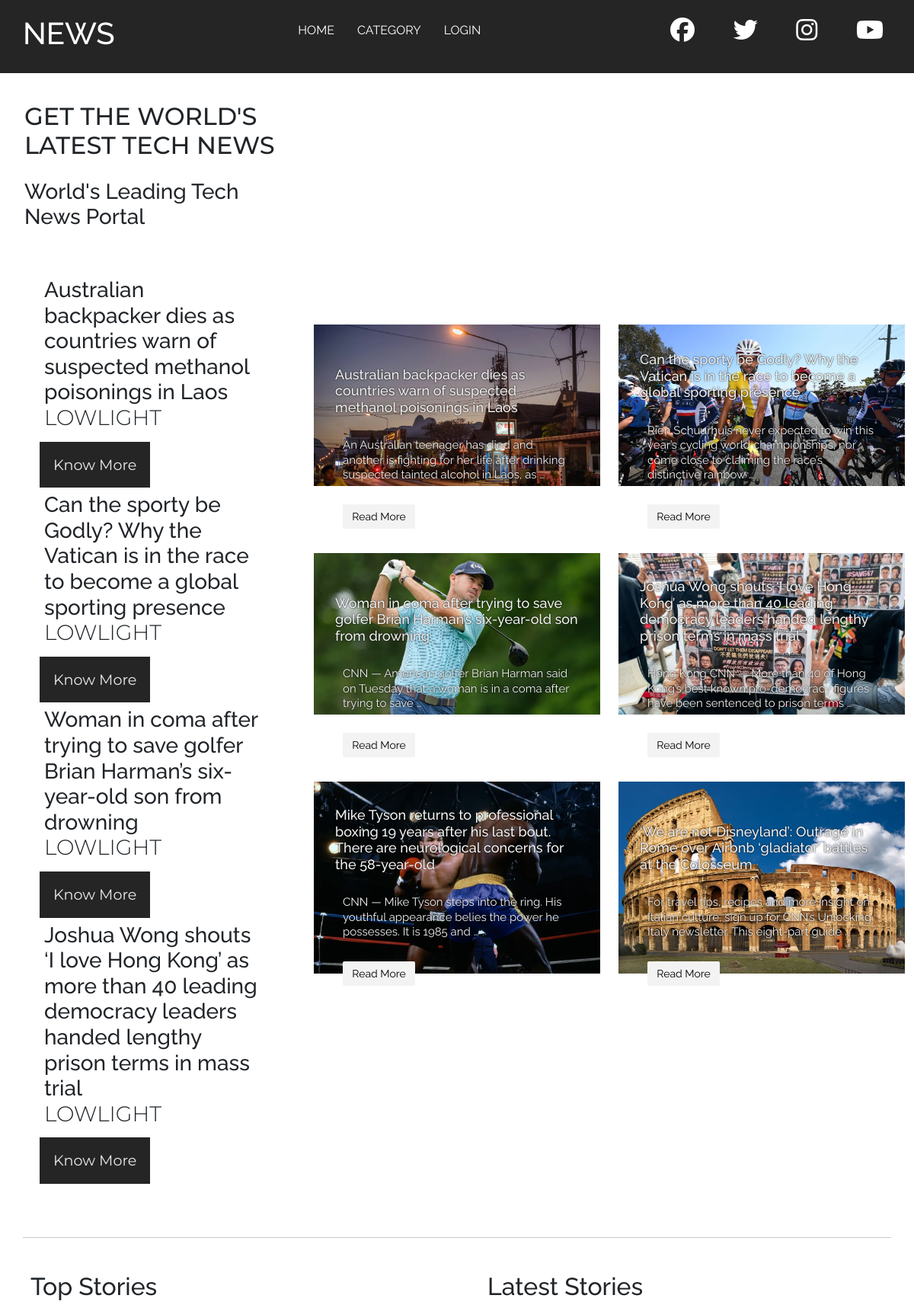
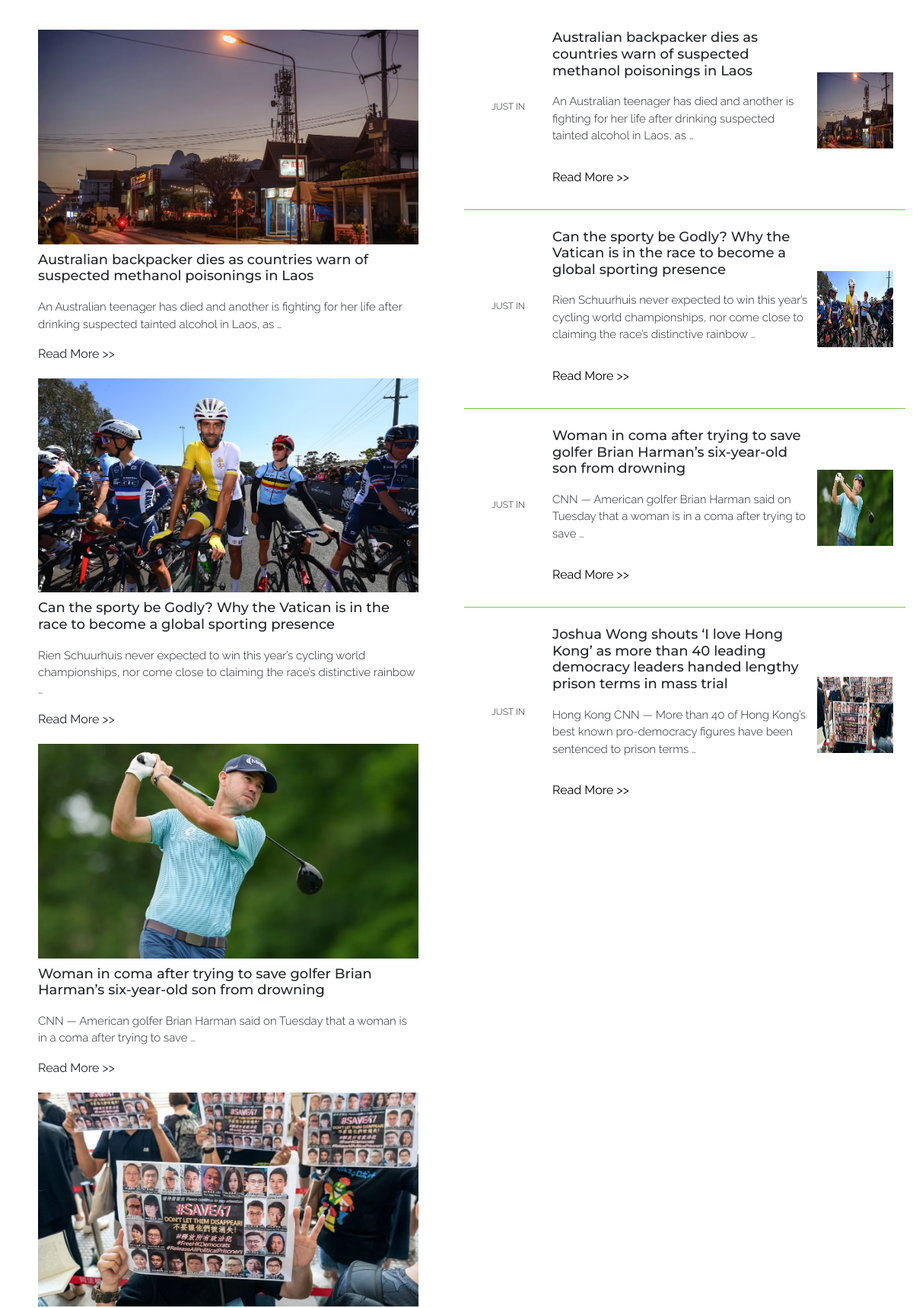
Screenshot of /news/news/ (upper part) with the database file from the repository (2 pictures, top to bottom).
### news/models.py (models this page shows, shortened)
class News(models.Model):
    class Status(models.TextChoices):
        DRAFT = 'DF','Draft'
        PUBLISHED = 'PB','Published'
    author = models.ForeignKey(settings.AUTH_USER_MODEL,on_delete=models.CASCADE,related_name='news_post')
    category = models.ForeignKey(Category,related_name='news',on_delete=models.CASCADE)
    title = models.CharField(max_length=255)
    slug = models.SlugField(max_length=255)
    text = models.TextField()
    publish = models.DateTimeField(default=timezone.now)
    created = models.DateTimeField(auto_now_add=True)
    updated = models.DateTimeField(auto_now=True)
    status = models.CharField(max_length=2,choices=Status.choices,default=Status.DRAFT)
    objects = models.Manager()
    published = PublishedManager()
    class Meta:
        ordering = ['-publish']
        indexes = [
            models.Index(fields=['id','slug']),
            models.Index(fields=['title']),
            models.Index(fields=['-publish']),
        ]

class NewsAttachment(models.Model):
    news = models.ForeignKey(News, related_name='attachments', on_delete=models.CASCADE)
    photo = models.ImageField(upload_to="user/%Y/%m/%d/",blank=True)
    caption = models.CharField(max_length=255, blank=True, null=True)

### news/views.py (the view)
# urls.py: path('news/',views.base,name='base'),
def base(request):
    all_news = News.published.prefetch_related('attachments').all()  # Prefetch attachments for efficiency
    categories = Category.objects.all()
    latest_news = News.published.prefetch_related('attachments').all()[:4]
    return render(request, 'news/base.html', {
        'all_news': all_news,
        'categories': categories,
        'latest_news': latest_news,
    })

### news/models.py (called while the page is built)
    def get_queryset(self) -> models.QuerySet:
        return super().get_queryset().filter(status=News.Status.PUBLISHED)

### news/templates/news/base.html (shortened to what this page needs)
{% load static %}
<!DOCTYPE html>
<html class="no-js">
{% load bootstrap5 %}
{% bootstrap_css %}
<head>
    <link rel="stylesheet" href="{% static 'css/basic.css' %}">
</head>
<body>
    {% block header %}
    <header>
        <div class = "navigation-container">
            <div class = "top-head">
                <div class = "web-name">
                    <h1>NEWS</h1>
                </div>
            </div>
            <div class = "nav-bar" id = "nav-bar">
                <nav>
                    <ul>
                        <li><a href = "{%url "news:base"%}">home</a></li>
                        <li><a href = "{%url "news:news_list"%}" >category</a></li>
                        {%if request.user.is_authenticated %}
                        <li><a href="{% url "account:profile" %}">profile</a></li>
                        <li><a href="{% url "account:logout" %}">logout</a></li>
                        {%else%}
                        <li><a href="{%url "account:login"%}">login</a></li>
                        {%endif%}
                    </ul>
                </nav>
            </div>
            <div class = "social-icons">
                <ul>
                    <li>
                        <a href= "#"><i class = "fab fa-facebook"></i></a>
                    </li>
                    <li>
                        <a href= "#"><i class = "fab fa-twitter"></i></a>
                    </li>
                    <li>
                        <a href= "#"><i class = "fab fa-instagram"></i></a>
                    </li>
                    <li>
                        <a href= "https://www.youtube.com/@TengrinewsTVKZ"><i class = "fab fa-youtube"></i></a>
                    </li>
                </ul>
            </div>
        </div>
    </header>
    {% endblock %}
    {% block content %}
    <section class = "banner">
        <div class = "banner-main-content">
            <h2>GET THE WORLD'S LATEST TECH NEWS</h2>
            <h3>World's Leading Tech News Portal</h3>
            <div class = "current-news-head">
                {% for news in latest_news %}
                <h3>{{ news.title }} <span>{{news.author}}</span></h3>
                <button>
                    <a href="{% url 'news:news_detail' news.id %}">Know More</a>
                </button>
                {% endfor %}
            </div>
        </div>
        <div class = "banner-sub-content">
            {% for news in all_news %}
            <div class = "hot-topic">
                {% with news.attachments.first as attachment %}
                {% if attachment and attachment.photo %}
                <img src="{{ attachment.photo.url }}" alt="{{ attachment.caption }}">
                {%endif%}
                <div class = "hot-topic-content">
                    <h2>{{news.title}}</h2>
                    <p>{{ news.text|truncatewords:20 }}</p>
                    <a  href="{% url 'news:news_detail' news.id %}">Read More</a>
                </div>
            </div>
            {% endwith %}
            {%endfor%}
        </div>
    </section>
    <hr>
    <main>
        <section class = "main-container-left">
            <h2>Top Stories</h2>
            <div class = "container-top-left">
                {% for news in latest_news %}
                {% with news.attachments.first as attachment %}
                {% if attachment and attachment.photo %}
                <article>
                    <img src="{{ attachment.photo.url }}">
                    <div>
                        <h3>{{news.title}}</h3>
                        <p>{{ news.text|truncatewords:20 }}</p>
                        <ahref="{% url 'news:news_detail' news.id %}">Read More <span>>></span></a>
                    </div>
                </article>
                {%endif%}
                {% endwith %}
                {%endfor%}
            </div>
        </section>
        <section class = "main-container-right">
            <h2>Latest Stories</h2>
            {% for news in latest_news %}
            {% with news.attachments.first as attachment %}
            {% if attachment and attachment.photo %}
            <article>
                <h4>just in </h4>
                <div>
                    <h2>{{news.title}}</h2>
                    <p>{{ news.text|truncatewords:20 }}</p>
                    <a href="{% url 'news:news_detail' news.id %}">Read More <span>>></span></a>
                </div>
                <img src="{{ attachment.photo.url }}">
            </article>
            {%endif%}
            {% endwith %}
            {%endfor%}
        </section>
    </main>{% endblock %}
</body>
</html>

### news/static/css/basic.css (style rules this page uses)
* { box-sizing: border-box; padding: 0; margin: 0; }
:root { --heading: 'Montserrat', sans-serif; }
body { font-family: 'Raleway', sans-serif; background: #fff; }
img { width: 100%; }
ul { list-style: none; }
a { text-decoration: none; color: #000; }
hr { width: 95vw; margin: 0 auto; }
.top-head { display: flex; justify-content: space-between; align-items: center; margin: 0 auto; background: #252525; color: #fff; padding: 20px 30px; }
.nav-bar { background: #333; height: 0; overflow: hidden; }
.nav-bar ul li { text-align: center; display: block; padding: 15px 0; transition: all 1s ease-in-out; }
.nav-bar ul li a { color: #fff; text-transform: uppercase; }
.social-icons { display: none; }
.banner { min-height: auto; display: grid; grid-template-columns: 1fr; align-items: center; padding: 30px 0; margin-top: 8px; }
.banner-main-content { padding: 0 2rem; line-height: 1.7; }
.banner-main-content h2 { font-size: 2rem; font-family: var(--heading); }
.banner-main-content h3 { padding: 1rem 0; }
.banner-main-content button { border: none; background: #252525; padding: 14px 18px; font-size: 1.2rem; font-family: 'Montserrat', sans-serif; transition: background 1s ease; }
.banner-main-content button a { color: #f3f3f3f3; transition: color 1s ease; }
.current-news-head { background: #fff; padding: 20px; font-size: 12px; margin: 20px 0; }
.current-news-head h3 { padding: 6px; cursor: pointer; position: relative; }
.current-news-head span { display: block; font-family: var(--heading); font-weight: 300; text-transform: uppercase; }
.hot-topic { overflow: hidden; position: relative; width: 100%; padding: 12px; height: 300px; }
.hot-topic img { display: block; }
.hot-topic-content { position: absolute; bottom: 0; left: 20px; right: 20px; padding: 10px 20px; line-height: 1.3; color: #f3f3f3; }
.hot-topic h2 { padding: 10px 0; font-size: 18px; text-shadow: 0 0 2px #000; }
.hot-topic p { padding: 10px 0; font-size: 15px; text-shadow: 0 0 2px #000; padding: 12px 10px; }
.hot-topic-content a { display: block; background: #f3f3f3; border: none; width: 95px; border-radius: 2px; text-align: center; padding: 7px 10px; font-size: 14px; margin: 10px 0 10px 10px; }
main a { padding: 15px 0; display: block; transition: all 0.5s; }
main span { transition: padding-left 0.5s; }
.main-container-left { padding: 30px 10px; }
.main-container-left > h2 { padding: 15px 0 15px 30px; }
.main-container-left h3 { padding: 10px 0; font-size: 18px; font-family: var(--heading); }
.main-container-left p { font-size: 15px; font-weight: 300; }
.main-container-left article { padding: 10px; }
.container-top-left { padding: 15px 30px; }
.main-container-right { padding: 30px 10px; }
.main-container-right > h2 { padding: 15px 0 15px 30px; }
.main-container-right article { display: grid; grid-template-columns: 1fr 3fr 1fr; padding: 15px 0; border-bottom: 1px solid #7ac64d; }
.main-container-right article:last-child { border-bottom: none; }
.main-container-right img { width: 100px; height: 100px; align-self: center; }
.main-container-right h4 { text-align: center; text-transform: uppercase; font-weight: 300; font-size: 12px; align-self: center; }
.main-container-right article h2 { font-size: 18px; padding: 10px 0; font-family: var(--heading); }
.main-container-right article p { font-size: 15px; font-weight: 300; }
.main-container-right article div { margin-right: 10px; }
@media (min-width: 768px) { .banner-sub-content { display: grid; grid-template-columns: repeat(2, 1fr); } }
@media (min-width: 800px) { .navigation-container { display: flex; background: #252525; align-items: center; flex-wrap: wrap; } }
@media (min-width: 800px) { .top-head { flex: 0 0 15%; } }
@media (min-width: 800px) { .nav-bar { flex: 1 0 auto; height: 100%; background: transparent; } }
@media (min-width: 800px) { .nav-bar nav ul { display: flex; justify-content: center; } }
@media (min-width: 800px) { .nav-bar nav ul li { padding-right: 30px; } }
@media (min-width: 800px) { .social-icons { flex: 0 1 30%; display: block; margin: 0 auto; } }
@media (min-width: 800px) { .social-icons .fab { color: #fff; font-size: 2rem; } }
@media (min-width: 800px) { .social-icons ul { display: flex; justify-content: space-between; padding: 0 20px; } }
@media (min-width: 800px) { .social-icons ul li { padding: 20px; } }
@media (min-width: 992px) { main { display: grid; grid-template-columns: repeat(2, 1fr); } }
@media (min-width: 1080px) { .banner { grid-template-columns: 1fr 2fr; } }

### rows the page displays
News: title "Australian backpacker dies as countries warn of suspected methanol poisonings in Laos", author "LOWLIGHT", attachments.first.photo (picture), text "An Australian teenager has died and another is fighting for her life after drinking suspected tainted alcohol in Laos, as …"
News: title "Can the sporty be Godly? Why the Vatican is in the race to become a global sporting presence", author "LOWLIGHT", attachments.first.photo (picture), text "Rien Schuurhuis never expected to win this year’s cycling world championships, nor come close to claiming the race’s distinctive rainbow …"
News: title "Woman in coma after trying to save golfer Brian Harman’s six-year-old son from drowning", author "LOWLIGHT", attachments.first.photo (picture), text "CNN — American golfer Brian Harman said on Tuesday that a woman is in a coma after trying to save …"
News: title "Joshua Wong shouts ‘I love Hong Kong’ as more than 40 leading democracy leaders handed lengthy prison terms in mass trial", author "LOWLIGHT", attachments.first.photo (picture), text "Hong Kong CNN — More than 40 of Hong Kong’s best known pro-democracy figures have been sentenced to prison terms …"
News: attachments.first.photo (picture), title "Mike Tyson returns to professional boxing 19 years after his last bout. There are neurological concerns for the 58-year-old", text "CNN — Mike Tyson steps into the ring. His youthful appearance belies the power he possesses. It is 1985 and …"
News: attachments.first.photo (picture), title "‘We are not Disneyland’: Outrage in Rome over Airbnb ‘gladiator’ battles at the Colosseum", text "For travel tips, recipes and more insight on Italian culture, sign up for CNN’s Unlocking Italy newsletter. This eight-part guide …"
